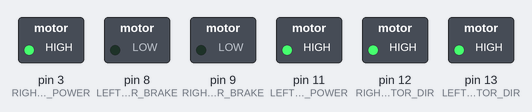
Recording of a sketch running on a simulated Arduino Mega 2560, built with avr-gcc and run on an emulated ATmega2560. Shown: switched loads named in the sketch (green lamp = pin HIGH). What the sketch prints to the serial monitor is not drawn.

Above: at 0.1 s.
Timing chart, 0 to 1.6 s (numbered marks = the images above):
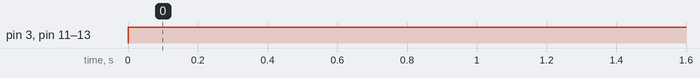

The sketch:

move_forward.ino
```cpp
//TODO: Integrate Gyro
//TODO: STATES!!!!!
    // probably need to do something that puts the robot into a state where it will get back to the point that it can move normally before allowing any other movements except for those of higher priority

#define RS A9 // Right Sensor (looking at it from the front with wires going up)
#define LS A8 // Left Sensor
#define NUM_READINGS 10
#define DETECTION_THRESHOLD 350 // mm
#define LARGE_THRESHOLD 600
#define SMALL_THRESHOLD 350

//accelerometer, just use one axis (for now) we dont need to look at all of the axes.
#define ACC_Y A4
#define ACC_UPPER_THRESHOLD 85
#define ACC_LOWER_THRESHOLD 79
#define RIGHT_MOTOR_DIR 12
#define LEFT_MOTOR_DIR 13
#define RIGHT_MOTOR_POWER 3
#define LEFT_MOTOR_POWER 11
#define RIGHT_MOTOR_BRAKE 9
#define LEFT_MOTOR_BRAKE 8

//bumper buttons
#define RIGHT_BUTTON 18
#define BACK_BUTTON 19
#define LEFT_BUTTON 20

//light sensors
#define TOP_RIGHT  A12
#define BOTTOM_RIGHT A13
#define BOTTOM_LEFT A14
#define TOP_LEFT A15
#define LIGHT_THRESHOLD 110

volatile bool right_bumper, back_bumper, left_bumper;


// need threshold for pushing and detection
// if difference after detection is within a certain range after detection, then go straight, outside that range but below some other threshold, rotate the robot, if its an incredibly large distance, the sensor is screwy (assuming both values are below detection threshold

void setup() {
    //Setup sensors
    Serial.begin(9600);
    pinMode(RS, INPUT);
    pinMode(LS, INPUT);

    //Setup Channel A
    pinMode(RIGHT_MOTOR_DIR, OUTPUT); //Initiates Motor Channel A pin
    pinMode(RIGHT_MOTOR_BRAKE, OUTPUT); //Initiates Brake Channel A pin

    //Setup Channel B
    pinMode(LEFT_MOTOR_DIR, OUTPUT); //Initiates Motor Channel A pin
    pinMode(LEFT_MOTOR_BRAKE, OUTPUT);  //Initiates Brake Channel A pin

    right_bumper = 0;
    back_bumper = 0;
    left_bumper = 0;

//    attachInterrupt(digitalPinToInterrupt(RIGHT_BUTTON), right_isr, HIGH);
//    attachInterrupt(digitalPinToInterrupt(BACK_BUTTON), back_isr, HIGH);
//    attachInterrupt(digitalPinToInterrupt(LEFT_BUTTON), left_isr, HIGH);
//
//    attachInterrupt(digitalPinToInterrupt(RIGHT_BUTTON), right_isf, LOW);
//    attachInterrupt(digitalPinToInterrupt(BACK_BUTTON), back_isf, LOW);
//    attachInterrupt(digitalPinToInterrupt(LEFT_BUTTON), left_isf, LOW);


}
void loop(){
    leftMotor(255);
    rightMotor(255);
    Serial.println("fwd");
}

void rightMotor(int power) {
    if (power == 0) {
        digitalWrite(RIGHT_MOTOR_BRAKE, HIGH);
        analogWrite(RIGHT_MOTOR_POWER, 0);
    }
    else {
        digitalWrite(RIGHT_MOTOR_BRAKE, LOW);
    if (power < 0) {
        digitalWrite(RIGHT_MOTOR_DIR, LOW);
    }
    else {
        digitalWrite(RIGHT_MOTOR_DIR, HIGH);
    }
        analogWrite(RIGHT_MOTOR_POWER, abs(power));
    }
}

void leftMotor(int power) {
    if (power == 0) {
        digitalWrite(LEFT_MOTOR_BRAKE, HIGH);
        analogWrite(LEFT_MOTOR_POWER, 0);
    }
    else {
        digitalWrite(LEFT_MOTOR_BRAKE, LOW);
    if (power < 0) {
        digitalWrite(LEFT_MOTOR_DIR, LOW);
    }
    else {
        digitalWrite(LEFT_MOTOR_DIR, HIGH);
    }
        analogWrite(LEFT_MOTOR_POWER, abs(power));
    }
}
```

Measured:
- by itself, pin 3 (RIGHT_MOTOR_POWER), pin 11 (LEFT_MOTOR_POWER), pin 12 (RIGHT_MOTOR_DIR), pin 13 (LEFT_MOTOR_DIR): LOW → HIGH at 0.00 s
